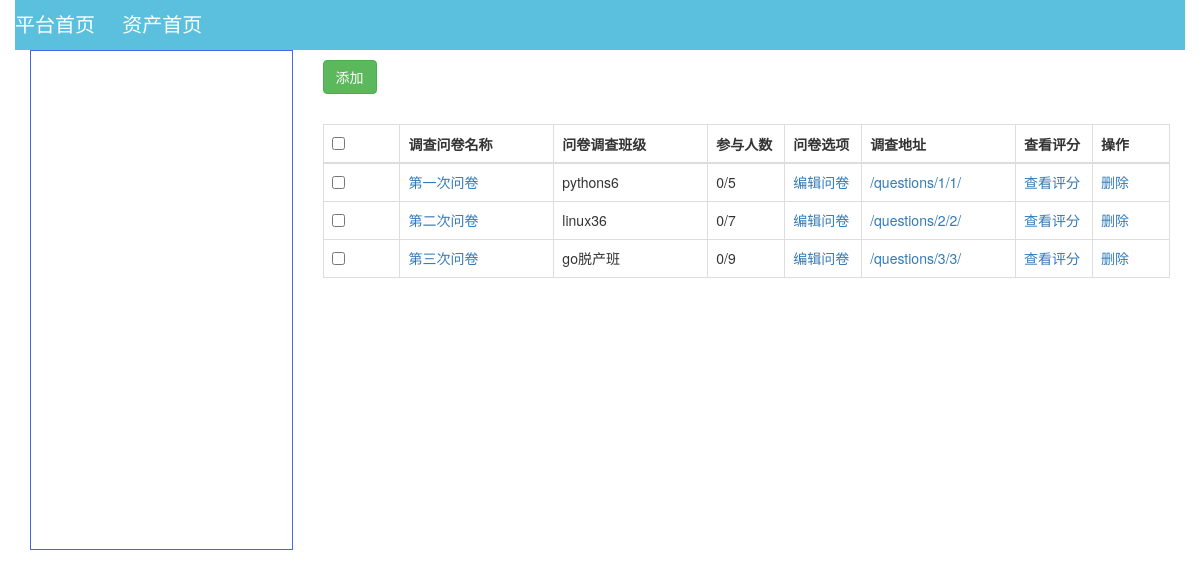
Before: /index/ with the older database file.
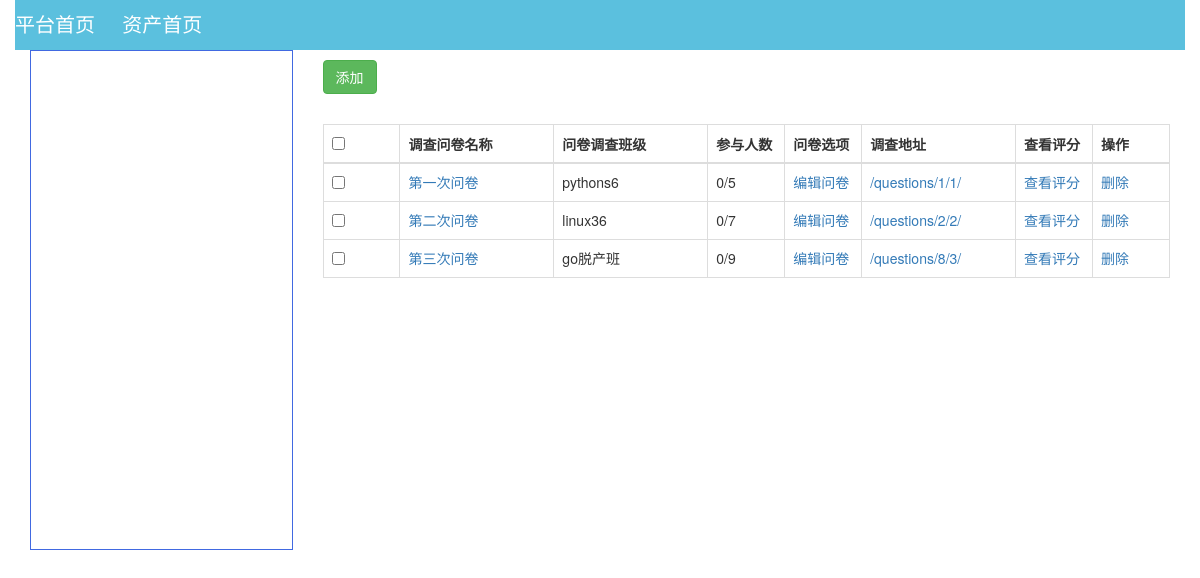
After: the same page with the newer database file.
### app01/models.py (models this page shows, shortened)
class SurveyInfo(models.Model):
    title = models.CharField(max_length=32,verbose_name="问卷名")
    cls = models.ForeignKey(to=ClassList,verbose_name="问卷班级",blank=True)
    user = models.ForeignKey(to=User,verbose_name="创建者",blank=True)

class ClassList(models.Model):
    title = models.CharField(max_length=32,verbose_name="班级名")
    num = models.IntegerField(verbose_name="班级人数")

### app01/views.py (the view)
# urls.py: url(r'^index/$', views.index),
def index(request):
    surveyinfo_list = models.SurveyInfo.objects.all()
    return render(request,"index.html",{"surveyinfo_list":surveyinfo_list})

### templates/index.html (shortened to what this page needs)
<!DOCTYPE html>
<html lang="en">
<head>
    <link rel="stylesheet" href="/static/bootstrap-3.3.7-dist/css/bootstrap.min.css">
</head>
<body>
<div class="container">
    <div class="row">
        <div style="width: 100%;height: 50px;background-color: #5bc0de">
            <a href="/"><span style="color: white;font-size: 20px;display: inline-block;margin-top: 10px">平台首页</span></a>
            <span style="color: white;font-size: 20px;display: inline-block;margin-top: 10px">资产首页</span>
        </div>
    </div>
    <div class="row">
        <div class="col-md-3">
            <div style="border: 1px solid royalblue;height: 500px"></div>
        </div>
        <div class="col-md-9 content">
        {% block content %}
            <a href="/index/add/"><button class="btn btn-success" style="margin-top: 10px">添加</button></a>
            <div class="table-responsive" style="margin-top: 30px">
                <table class="table table-bordered">
                    <thead>
                    <tr>
                        <th class="col-md-1"><input type="checkbox"></th>
                        <th class="col-md-2">调查问卷名称</th>
                        <th class="col-md-2">问卷调查班级</th>
                        <th class="col-md-1">参与人数</th>
                        <th class="col-md-1">问卷选项</th>
                        <th class="col-md-2">调查地址</th>
                        <th class="col-md-1">查看评分</th>
                        <th class="col-md-1">操作</th>
                    </tr>
                    </thead>
                    <tbody>
                    {% for surveyinfo in surveyinfo_list %}
                        <tr>
                            <td class="col-md-1"><input type="checkbox"></td>
                            <td class="col-md-2"><a href="">{{ surveyinfo.title }}</a></td>
                            <td class="col-md-2">{{ surveyinfo.cls.title }}</td>
                            <td class="col-md-1">0/{{ surveyinfo.cls.num }}</td>
                            <td class="col-md-1"><a href="/questions/{{ surveyinfo.id }}">编辑问卷</a></td>
                            <td class="col-md-2"><a href="/questions/{{ surveyinfo.id }}/{{ surveyinfo.cls.id }}/">/questions/{{ surveyinfo.id }}/{{ surveyinfo.cls.id }}/</a></td>
                            <td class="col-md-1"><a href="">查看评分</a></td>
                            <td class="col-md-1"><a surveyinfo_id = "{{ surveyinfo.id }}" class="del">删除</a></td>
                        </tr>
                    {% endfor %}
                    </tbody>
                </table>
            </div>
        {% endblock %}
        </div>
    </div>
</div>
</body>
</html>

Changed rows visible on the page:
removed SurveyInfo: title "第三次问卷", cls "go脱产班", cls.num "9", id "3", cls.id "3"
added SurveyInfo: title "第三次问卷", cls "go脱产班", cls.num "9", id "8", cls.id "3"
